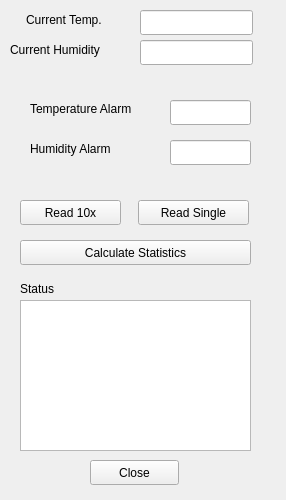
<?xml version="1.0" encoding="UTF-8"?>
<ui version="4.0">
 <class>Widget</class>
 <widget class="QWidget" name="Widget">
  <property name="geometry">
   <rect>
    <x>0</x>
    <y>0</y>
    <width>286</width>
    <height>500</height>
   </rect>
  </property>
  <property name="windowTitle">
   <string>Sensor</string>
  </property>
  <widget class="QPushButton" name="read_single_button">
   <property name="geometry">
    <rect>
     <x>138</x>
     <y>200</y>
     <width>111</width>
     <height>25</height>
    </rect>
   </property>
   <property name="text">
    <string>Read Single</string>
   </property>
  </widget>
  <widget class="QPushButton" name="read_10x_button">
   <property name="geometry">
    <rect>
     <x>20</x>
     <y>200</y>
     <width>101</width>
     <height>25</height>
    </rect>
   </property>
   <property name="text">
    <string>Read 10x</string>
   </property>
  </widget>
  <widget class="QPushButton" name="calculate_statistics_button">
   <property name="geometry">
    <rect>
     <x>20</x>
     <y>240</y>
     <width>231</width>
     <height>25</height>
    </rect>
   </property>
   <property name="text">
    <string>Calculate Statistics</string>
   </property>
  </widget>
  <widget class="QLabel" name="label_temperature_alarm">
   <property name="geometry">
    <rect>
     <x>30</x>
     <y>100</y>
     <width>141</width>
     <height>17</height>
    </rect>
   </property>
   <property name="text">
    <string>Temperature Alarm</string>
   </property>
  </widget>
  <widget class="QLineEdit" name="temperature_alarm_input">
   <property name="geometry">
    <rect>
     <x>170</x>
     <y>100</y>
     <width>81</width>
     <height>25</height>
    </rect>
   </property>
  </widget>
  <widget class="QLineEdit" name="humidity_alarm_input">
   <property name="geometry">
    <rect>
     <x>170</x>
     <y>140</y>
     <width>81</width>
     <height>25</height>
    </rect>
   </property>
  </widget>
  <widget class="QLabel" name="label_humidity_alarm">
   <property name="geometry">
    <rect>
     <x>30</x>
     <y>140</y>
     <width>111</width>
     <height>17</height>
    </rect>
   </property>
   <property name="text">
    <string>Humidity Alarm</string>
   </property>
  </widget>
  <widget class="QLineEdit" name="current_humidity_input">
   <property name="enabled">
    <bool>true</bool>
   </property>
   <property name="geometry">
    <rect>
     <x>140</x>
     <y>40</y>
     <width>113</width>
     <height>25</height>
    </rect>
   </property>
   <property name="text">
    <string/>
   </property>
   <property name="readOnly">
    <bool>true</bool>
   </property>
  </widget>
  <widget class="QLineEdit" name="current_temp_input">
   <property name="enabled">
    <bool>true</bool>
   </property>
   <property name="geometry">
    <rect>
     <x>140</x>
     <y>10</y>
     <width>113</width>
     <height>25</height>
    </rect>
   </property>
   <property name="readOnly">
    <bool>true</bool>
   </property>
  </widget>
  <widget class="QLabel" name="label_2">
   <property name="geometry">
    <rect>
     <x>26</x>
     <y>10</y>
     <width>101</width>
     <height>20</height>
    </rect>
   </property>
   <property name="text">
    <string>Current Temp.</string>
   </property>
  </widget>
  <widget class="QLabel" name="label_3">
   <property name="geometry">
    <rect>
     <x>10</x>
     <y>40</y>
     <width>121</width>
     <height>20</height>
    </rect>
   </property>
   <property name="text">
    <string>Current Humidity</string>
   </property>
  </widget>
  <widget class="QLabel" name="label">
   <property name="geometry">
    <rect>
     <x>20</x>
     <y>280</y>
     <width>67</width>
     <height>17</height>
    </rect>
   </property>
   <property name="text">
    <string>Status</string>
   </property>
  </widget>
  <widget class="QTextEdit" name="status_input">
   <property name="enabled">
    <bool>true</bool>
   </property>
   <property name="geometry">
    <rect>
     <x>20</x>
     <y>300</y>
     <width>231</width>
     <height>151</height>
    </rect>
   </property>
   <property name="readOnly">
    <bool>true</bool>
   </property>
  </widget>
  <widget class="QPushButton" name="close_button">
   <property name="geometry">
    <rect>
     <x>90</x>
     <y>460</y>
     <width>89</width>
     <height>25</height>
    </rect>
   </property>
   <property name="text">
    <string>Close</string>
   </property>
  </widget>
 </widget>
 <resources/>
 <connections/>
</ui>
